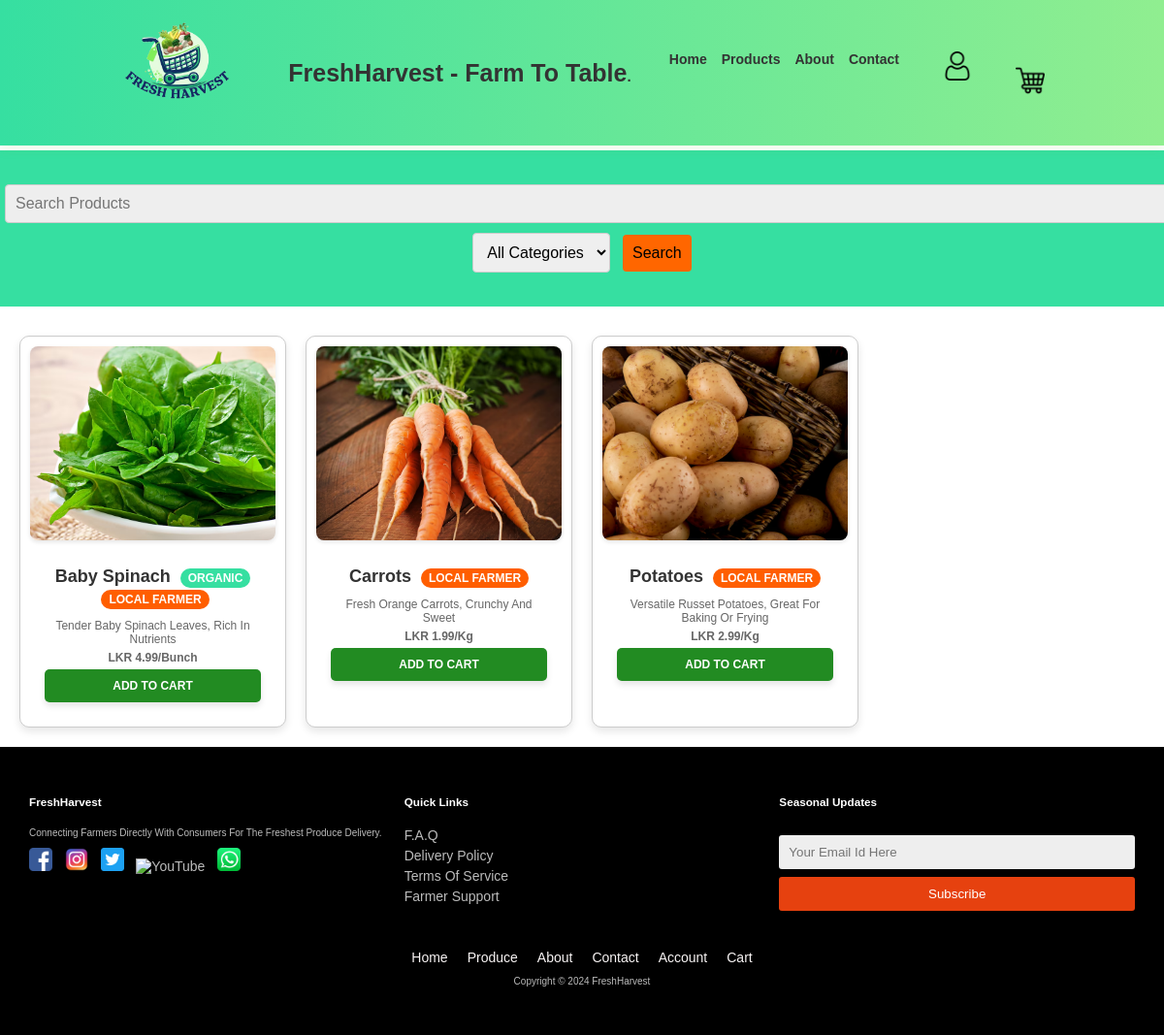
/products.php?category=Vegetables, run on the app's committed database.
### tables this page shows
CREATE TABLE IF NOT EXISTS products (
    id INT AUTO_INCREMENT PRIMARY KEY,
    name VARCHAR(255) NOT NULL,
    description TEXT,
    price DECIMAL(10,2) NOT NULL,
    image VARCHAR(255),
    category VARCHAR(100),
    is_organic TINYINT(1) DEFAULT 0,
    unit VARCHAR(50) DEFAULT 'kg',
    farmer_id INT NOT NULL,
    created_at TIMESTAMP DEFAULT CURRENT_TIMESTAMP,
    FOREIGN KEY (farmer_id) REFERENCES users(id) ON DELETE CASCADE
);

### products.php (the view, shortened to what this page needs)
<?php
require_once 'db.php';
$isLoggedIn = isset($_SESSION['user_id']);
$products = [];
$searchTerm = isset($_GET['search']) ? $_GET['search'] : '';
$category = isset($_GET['category']) ? $_GET['category'] : '';
try {
    $query = "SELECT * FROM products WHERE 1=1";
    $params = [];
    if (!empty($category)) {
        $query .= " AND category = ?";
        $params[] = $category;
    }
    $stmt = $pdo->prepare($query);
    $stmt->execute($params);
    $products = $stmt->fetchAll();
} catch (PDOException $e) {
    die("Error fetching products: " . $e->getMessage());
}
?>
<!DOCTYPE html>
<html lang="en">
<head>
    <link rel="stylesheet" href="css/style1.css">
</head>
<body>
    <header>
        <a href="" class="logo">
          <img src="images/logo.png" alt="FreshHarvest Logo" class="logo-img">
        </a>
        <a href="" class="logo">
          FreshHarvest - Farm to Table<span>.</span>
        </a>
      <nav class="navbar">
        <ul>
          <li><a href="index.php">Home</a></li>
          <li><a href="products.php">Products</a></li>
          <li><a href="about.php">About</a></li>
          <li><a href="contact.php">Contact</a></li>
          <?php if($isLoggedIn): ?>
            <li><a href="Accounts.php"><?php echo htmlspecialchars($_SESSION['user_name']); ?></a></li>
            <li><a href="logout.php">Logout</a></li>
          <?php else: ?>
            <li><a href="account.php"><img src="images/account.png" alt="Account" class="nav-image"></a></li>
          <?php endif; ?>
          <li>
              <a href="cart.php" class="cart-link">
                  <img src="images/cart.png" alt="Shopping Cart" class="nav-image">
              </a>
          </li>
        </ul>
      </nav>
    </header>
    <main>
        <div class="search-container">
            <form method="GET" action="products.php">
                <input type="text" id="searchInput" name="search" placeholder="Search products" value="<?php echo htmlspecialchars($searchTerm); ?>">
                <select id="categorySelect" name="category">
                    <option value="">All Categories</option>
                </select>
                <button type="submit">Search</button>
            </form>
        </div>
        <div class="product" id="product">
            <section id="products" class="grid-container">
                <?php foreach ($products as $product): ?>
                <div class="grid-item">
                    <img src="images/<?php echo htmlspecialchars($product['image']); ?>" alt="<?php echo htmlspecialchars($product['name']); ?>">
                    <div class="product-info">
                        <h2><?php echo htmlspecialchars($product['name']); ?>
                            <?php if($product['is_organic']): ?>
                                <span class="organic-badge">ORGANIC</span>
                            <?php endif; ?>
                            <?php if($product['farmer_id']): ?>
                                <span class="farmer-badge">LOCAL FARMER</span>
                            <?php endif; ?>
                        </h2>
                        <p><?php echo htmlspecialchars($product['description']); ?></p>
                        <p class="product-price">LKR <?php echo number_format($product['price'], 2); ?>/<?php echo htmlspecialchars($product['unit']); ?></p>
                        <button class="add-to-cart"
                                onclick="addToCart(<?php echo $product['id']; ?>, '<?php echo addslashes($product['name']); ?>', <?php echo $product['price']; ?>, this)">
                            Add to Cart
                        </button>
                    </div>
                </div>
                <?php endforeach; ?>
            </section>
        </div>
    </main>
    <footer class="footer">
        <div class="footer-container">
          <div class="footer-section">
            <h3>FreshHarvest</h3>
            <p>Connecting farmers directly with consumers for the freshest produce delivery.</p>
            <div class="social-icons">
              <a href="#"><img src="images/faceboook.png" alt="Facebook"></a>
              <a href="#"><img src="images/instagram.png" alt="Instagram"></a>
              <a href="#"><img src="images/twitter.png" alt="Twitter"></a>
              <a href="#"><img src="images/youtube.png" alt="YouTube"></a>
              <a href="#"><img src="images/whatsapp.png" alt="WhatsApp"></a>
            </div>
          </div>
          <div class="footer-section">
            <h3>Quick Links</h3>
            <a href="support.php">F.A.Q</a>
            <a href="support.php">Delivery Policy</a>
            <a href="support.php">Terms Of Service</a>
            <a href="support.php">Farmer Support</a>
          </div>
          <div class="footer-section newsletter">
            <h3>Seasonal Updates</h3>
            <input type="email" placeholder="Your email id here">
            <button id="newsletterBtn">Subscribe</button>
          </div>
        </div>
        <div class="footer-bottom">
          <div class="footer-nav">
            <a href="index.php">Home</a>
            <a href="products.php">Produce</a>
            <a href="about.php">About</a>
            <a href="contact.php">Contact</a>
            <a href="account.php">Account</a>
            <a href="cart.php">Cart</a>
          </div><br>
          <p>Copyright © 2024 FreshHarvest</p>
        </div>
    </footer>
</body>
</html>

### css/style1.css (style rules this page uses)
* { margin: 0; padding: 0; box-sizing: border-box; font-family: Verdana, Geneva, Tahoma, sans-serif; outline: none; border: none; text-decoration: none; text-transform: capitalize; transition: 0.2s linear; }
html { font-size: 62.5%; scroll-behavior: smooth; scroll-padding-top: 6rem; overflow-x: hidden; }
section { padding: 2rem 9%; }
header { position: fixed; top: 0; left: 0; right: 0; background: linear-gradient(to right, #36dfa1, #90EE90); padding: 2rem 9%; display: flex; align-items: center; justify-content: space-between; z-index: 1000; box-shadow: 0 .5rem 1rem rgba(132, 190, 52, 0.1); font-weight: bolder; height: 150px; }
header .logo { font-size: 2.5rem; color: #333; font-weight: bold; }
header .logo span { color: var(--white); }
header .logo-img { width: 150px; height: auto; margin-left: 0px; }
header .navbar ul { display: flex; list-style: none; font-family:Arial, Helvetica, sans-serif; }
header .navbar ul li { padding-top: 0.5cm; margin-right: 1.5rem; font-size:small; color: #070707; font-family:Arial, Helvetica, sans-serif; }
header .nav-image { width: 30px; margin-left: 30px; transition: transform 0.3s; }
body { font-family: Arial, sans-serif; margin: 0; padding: 0; }
.footer { background-color: #000000; color: #bbb; padding: 40px 0; width: 100%; box-sizing: border-box; }
.footer-container { display: flex; justify-content: space-between; flex-wrap: wrap; width: 100%; padding: 0 20px; box-sizing: border-box; }
.footer-section { flex: 1; min-width: 250px; margin: 10px; }
.footer-section h3 { color: #fff; margin-bottom: 20px; }
.footer-section p, .footer-section a { color: #bbb; text-decoration: none; margin: 5px 0; display: block; }
.footer-section .social-icons a { display: inline-block; margin-right: 10px; }
.footer-section .social-icons a img { width: 24px; height: 24px; }
.newsletter input[type="email"] { padding: 10px; border: none; border-radius: 3px; color: #0f0e0e; }
.newsletter button { padding: 10px; background-color: #e6410f; border: none; color: white; border-radius: 3px; cursor: pointer; width: 100%; transition: background-color 0.3s; }
.footer-bottom { text-align: center; padding: 10px; background-color: #000000; width: 100%; box-sizing: border-box; }
.footer-bottom p { margin: 0; }
.footer-nav { display: flex; justify-content: center; flex-wrap: wrap; margin-top: 20px; }
.footer-nav a { color: #f8f4f4; text-decoration: none; margin: 0 10px; }
.grid-container { display: grid; grid-template-columns: repeat(auto-fit, minmax(250px, 1fr)); gap: 20px; margin-top: 10px; padding: 0; display: grid; grid-template-columns: repeat(auto-fit, minmax(250px, 1fr)); gap: 20px; margin-top: 10px; padding: 0; }
.grid-item { text-align: center; border: 1px solid #ddd; padding: 1.5rem; background-color: #fff; border-radius: 10px; box-shadow: 0 4px 8px rgba(0, 0, 0, 0.1); transition: transform 0.3s ease; }
.grid-item img { max-width: 100%; height: auto; border-radius: 8px; box-shadow: 0 2px 4px rgba(0, 0, 0, 0.1); }
.grid-container { display: grid; grid-template-columns: repeat(4, 1fr); gap: 20px; padding: 70px; }
.grid-item { text-align: center; border: 1px solid #ccc; padding: 10px; }
.grid-item img { max-width: 100%; height: auto; }
.product-info { margin-top: 10px; color: rgba(0, 0, 0, 0.1); }
.product-info h2 { font-size: 1.5rem; margin-bottom: 0.5rem; color: #333; }
.product-info p { font-size: 1.3rem; color:gray; }
.add-to-cart { background-color: white; color: black; border: none; padding: 8px 10px; font-size: 10px; font-weight: bold; text-transform: uppercase; cursor: pointer; border-radius: 19px; box-shadow: 0 4px 6px rgba(0, 0, 0, 0.1); transition: background-color 0.3s ease, transform 0.2s ease,color 0.3s ease; }
span { font-size: 15px; }
a { color: #333; font-size: 14px; text-decoration: none; margin: 15px 0; }

### data on the page
products: image+name (picture), name "Baby Spinach", is_organic "ORGANIC", shows "LOCAL FARMER", description "Tender Baby Spinach Leaves, Rich In Nutrients", price "4.99", unit "Bunch"
products: image (picture), name "Carrots", shows "LOCAL FARMER", description "Fresh Orange Carrots, Crunchy And Sweet", price "1.99", unit "Kg"
products: image+name (picture), name "Potatoes", shows "LOCAL FARMER", description "Versatile Russet Potatoes, Great For Baking Or Frying", price "2.99", unit "Kg"
